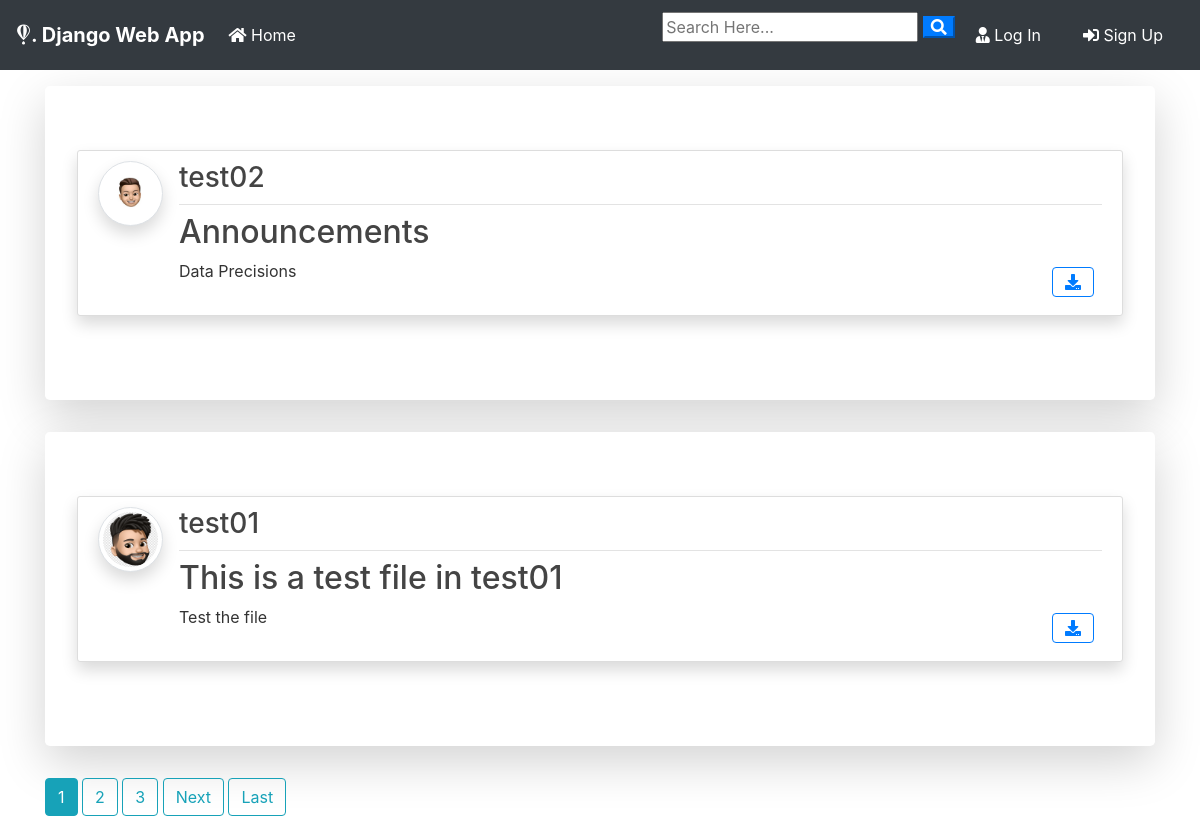
The page / on the database its author committed.
### blog/models.py (models this page shows, shortened)
class Post(models.Model):
	title = models.CharField(max_length=100)
	file = models.FileField(null=True,blank=True,upload_to='Files')
	content = models.TextField()
	date_posted = models.DateTimeField(default=timezone.now)
	author = models.ForeignKey(User, on_delete=models.CASCADE)

### users/models.py (models this page shows, shortened)
class Profile(models.Model):
    user = models.OneToOneField(User, on_delete=models.CASCADE)
    image = models.ImageField(default='default.jpg', upload_to='profile_pics')

### blog/views.py (the view)
# urls.py: path('', PostListView.as_view(), name='blog-home'),
class PostListView(ListView):
    model = Post
    template_name = 'blog/home.html'  # <app>/<model>_<viewtype>.html
    context_object_name = 'posts'
    ordering = ['-date_posted']
    paginate_by = 2

### blog/templates/blog/home.html (shortened to what this page needs)
{% extends "blog/base.html" %}
{% block content %}
    {% for post in posts %}
      <div class="jumbotron mt-3 bg-white shadow-lg">
      <article class="media content-section shadow">
        <a href="{{ post.author.profile.image.url }} " target="_blank"> <img src="{{ post.author.profile.image.url }}  " alt="" class="article-img rounded-circle img-thumbnail img-fluid shadow">
        </a>
        <div class="media-body">
          <div class="article-metadata d-flex justify-content-between">
            <a class="mr-2 " href="{% url 'user-posts' post.author.username  %}"><h3>{{ post.author }}</h3></a>
          </div>
          <h2><a class="article-title text-justify " href="{% url 'post-detail' post.id %}">{{ post.title }}</a></h2>
          <div class="d-flex justify-content-between">
            <p class="article-content text-justify text-truncate overflow-hidden">{{ post.content }}</p>
            {% if post.file %}
          <div class="form-group mt-0 pt-0  m-2">
            <a class="btn btn-outline-primary  btn-d "  href="{{ post.file.url }}"  download type="submit"><i class="fas fa-download"></i></a>
          </div>
          {% endif %}
          </div>
        </div>
      </article>
      </div>
    {% endfor %}
    {% if is_paginated %}
      {% for num in page_obj.paginator.page_range %}
        {% if page_obj.number == num %}
          <a class="btn btn-info mb-4" href="?page={{ num }}">{{ num }}</a>
        {% elif num > page_obj.number|add:'-3' and num < page_obj.number|add:'3' %}
          <a class="btn btn-outline-info mb-4" href="?page={{ num }}">{{ num }}</a>
        {% endif %}
      {% endfor %}
      {% if page_obj.has_next %}
        <a class="btn btn-outline-info mb-4" href="?page={{ page_obj.next_page_number }}">Next</a>
        <a class="btn btn-outline-info mb-4" href="?page={{ page_obj.paginator.num_pages }}">Last</a>
      {% endif %}
    {% endif %}
{% endblock content %}

### blog/static/blog/main.css (style rules this page uses)
body { background: #ffffff; color: #333333; margin-top: 0; }
h1, h2, h3, h4, h5, h6 { color: #444444; }
.content-section { background: #ffffff; padding: 10px 20px; border: 1px solid #dddddd; border-radius: 3px; margin-bottom: 20px; }
.article-title { color: #444444; }
.article-content { white-space: pre-line; }
.article-img { height: 65px; width: 65px; margin-right: 16px; }
.article-metadata { padding-bottom: 1px; margin-bottom: 4px; border-bottom: 1px solid #e3e3e3 }

### rows shown on the page
Post: author.profile.image (picture), author "test02", title "Announcements", content "Data Precisions"
Post: author.profile.image (picture), author "test01", title "This is a test file in test01", content "Test the file"

### other values the page prints
{{ num }} "1"
{{ num }} "2" "3"
